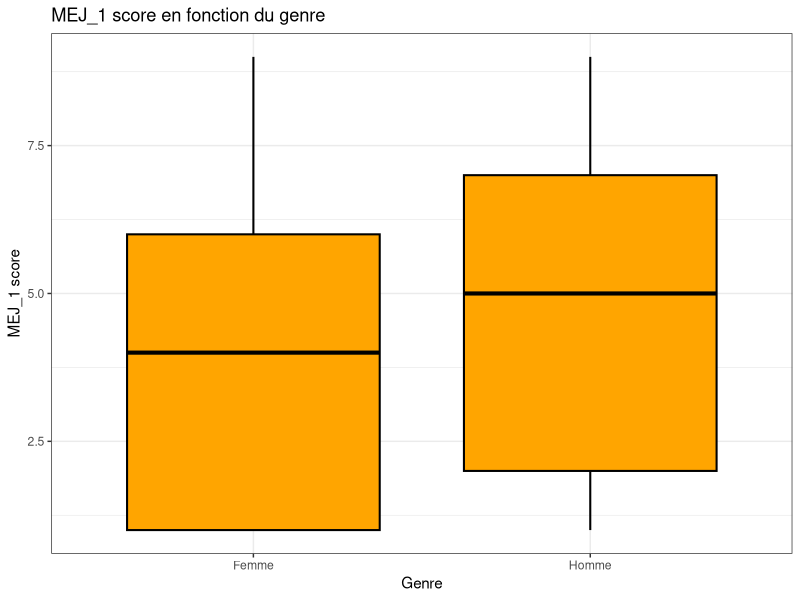
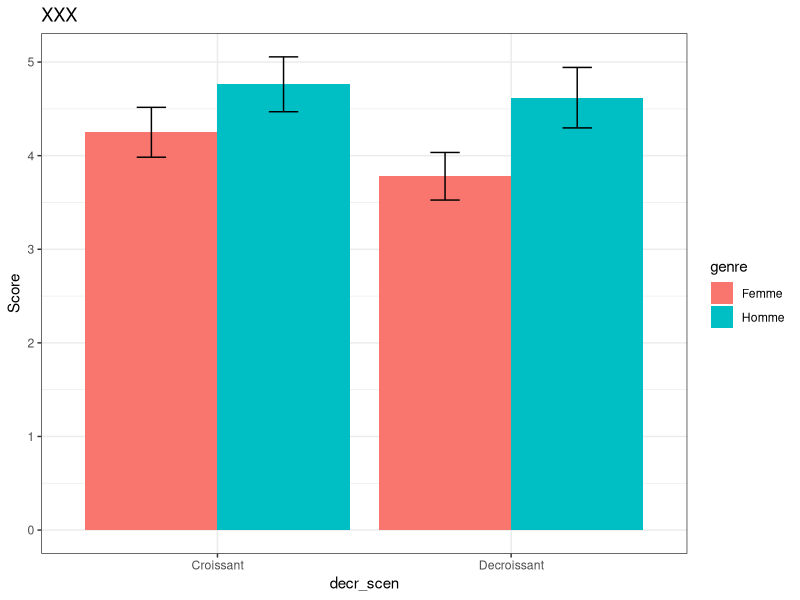
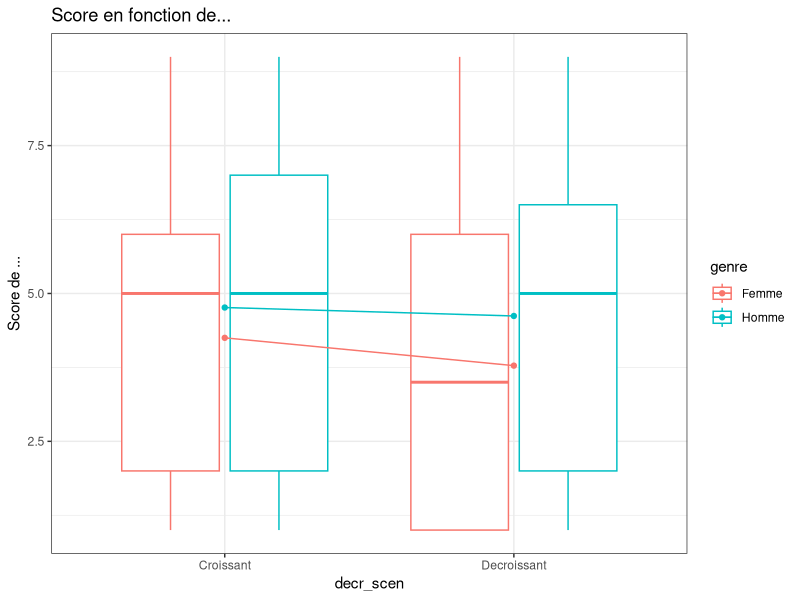
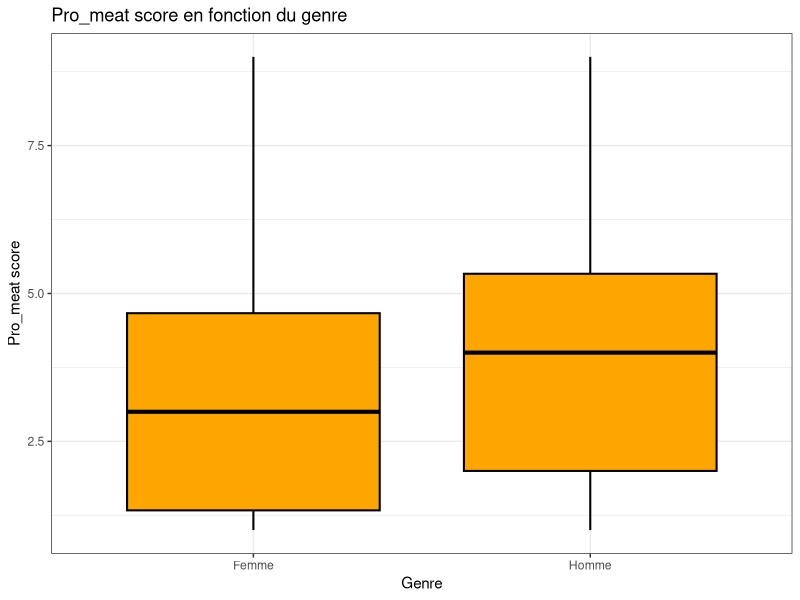
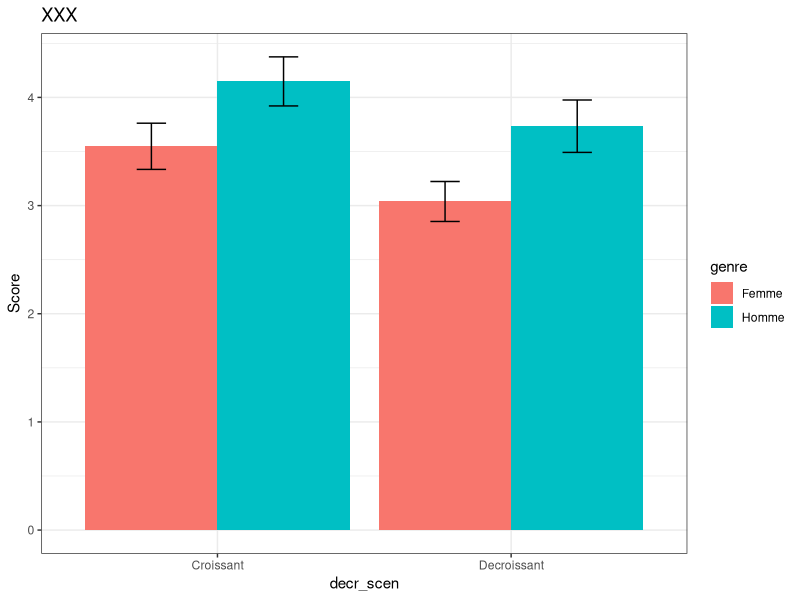
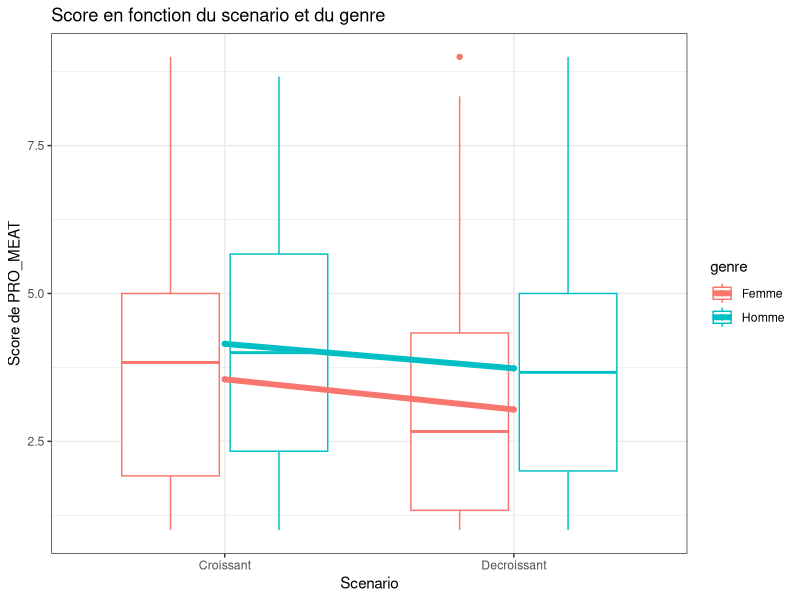
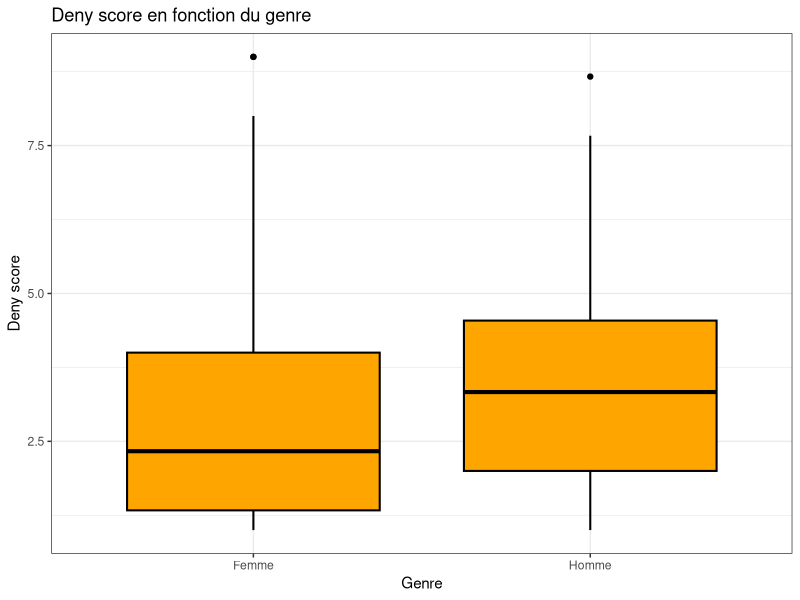
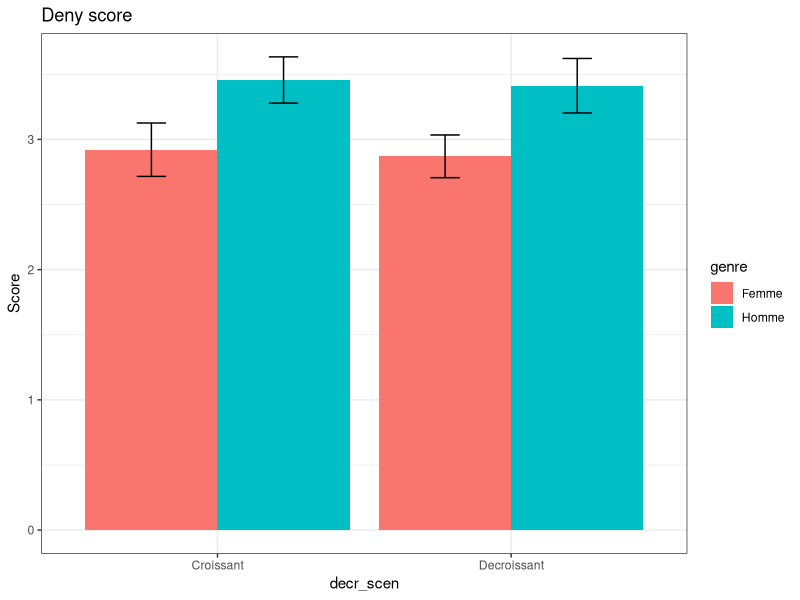

Recreate these plots in R, in order.
## ---- chunk 1
library(tidyverse)

#Visualisation
library(ggplot2)
library(ggthemes)
library(stats)
library(plotrix)
library(psych)

## ---- chunk 2
knitr::opts_chunk$set(echo = TRUE)
## ---- chunk 3
all.dat <- read_csv("../data/final.csv")
## ---- chunk 4
describe(all.dat)
## ---- chunk 5
group_by(all.dat, genre) %>% 
  dplyr::summarise(
    Nombre = n(), 
    Mediane = median(MEJ_1, na.rm = TRUE),
    EcartIQ = IQR(MEJ_1, na.rm = TRUE),
    Moyenne = mean(MEJ_1, na.rm = TRUE)
  )
## ---- chunk 6

all.dat$decr_scen <- is.na(all.dat["manifeste_time_d_First Click"])*1
all.dat$decr_scen <- factor(all.dat$decr_scen, labels = c('Croissant','Decroissant'))
t <- table(all.dat$decr_scen)
t

## ---- chunk 7

mej.dat <- all.dat[grepl( "MEJ_" , names(all.dat))]
all.dat[grepl( "MEJ_" , names(all.dat))][mej.dat == 10] <- NaN
view(all.dat)

## ---- chunk 8
all.dat <- all.dat[all.dat$genre %in% c(1,2),]
all.dat$genre <- factor(all.dat$genre,labels =c('Femme','Homme'))
## ---- chunk 9

MEJ_1.boxplot <- ggplot(all.dat, aes(genre, MEJ_1)) # créer l'objet ainsi que insérer les data
MEJ_1.boxplot + # + ajoute les layers
  geom_boxplot(size = 0.7,  alpha = 1, colour = "black", fill ="orange") + # quelques options du geom
  labs(x = "Genre", y = "MEJ_1 score", title = "MEJ_1 score en fonction du genre")+ # les légendes 
  theme_bw() # un theme pour faire joli
## ---- chunk 10
library(plyr)
df <- ddply(all.dat, c("decr_scen", "genre"), dplyr::summarize,
            Mean = mean(MEJ_1, na.rm=T),
            SE   = std.error(MEJ_1, na.rm=T))
df
## ---- chunk 11
MEJ_1.bar <- ggplot(df, aes(x = decr_scen, y = Mean, fill = genre)) 
MEJ_1.bar +
  geom_bar(stat = "identity", position = "dodge") + 
  ggtitle("XXX") + 
  ylab("Score") +
  geom_errorbar(aes(ymin = Mean-SE, ymax = Mean+SE), width = 0.2, position = position_dodge(0.9)) +
  theme_bw()
## ---- chunk 12
MEJ_1.tab <- ddply(all.dat, .(decr_scen, genre),  # créer l'objet
                     dplyr::summarise, val=mean(MEJ_1, na.rm=T))
MEJ_1.tab # controler l'objet
## ---- chunk 13
interaction.plot <- ggplot(all.dat, aes(x=decr_scen, y=MEJ_1, colour=genre)) 
interaction.plot + 
  geom_boxplot() + 
  geom_point(data = MEJ_1.tab, aes(y = val)) +
  geom_line(data = MEJ_1.tab, aes(y = val, group = genre)) + 
  ggtitle("Score en fonction de...") + ylab("Score de ...") +
  theme_bw()
## ---- chunk 14

all.dat$pro_meat <- rowMeans(all.dat[c("MEJ_1","MEJ_2","MEJ_3")],na.rm=TRUE)
all.dat$deny <- rowMeans(all.dat[c("MEJ_4","MEJ_5","MEJ_6")],na.rm=TRUE)
all.dat$hier_just <- rowMeans(all.dat[c("MEJ_7","MEJ_8","MEJ_9")],na.rm=TRUE)

## ---- chunk 15

MEJ_g1.boxplot <- ggplot(all.dat, aes(genre, pro_meat)) # créer l'objet ainsi que insérer les data
MEJ_g1.boxplot + # + ajoute les layers
  geom_boxplot(size = 0.7,  alpha = 1, colour = "black", fill ="orange") + # quelques options du geom
  labs(x = "Genre", y = "Pro_meat score", title = "Pro_meat score en fonction du genre")+ # les légendes 
  theme_bw() # un theme pour faire joli
## ---- chunk 16
library(plyr)
df <- ddply(all.dat, c("decr_scen", "genre"), dplyr::summarize,
            Mean = mean(pro_meat, na.rm=T),
            SE   = std.error(pro_meat, na.rm=T))
df
## ---- chunk 17
MEJ_g1.bar <- ggplot(df, aes(x = decr_scen, y = Mean, fill = genre)) 
MEJ_g1.bar +
  geom_bar(stat = "identity", position = "dodge") + 
  ggtitle("XXX") + 
  ylab("Score") +
  geom_errorbar(aes(ymin = Mean-SE, ymax = Mean+SE), width = 0.2, position = position_dodge(0.9)) +
  theme_bw()
## ---- chunk 18
MEJ_g1.tab <- ddply(all.dat, .(decr_scen, genre),  # créer l'objet
                     dplyr::summarise, val=mean(pro_meat, na.rm=T))
MEJ_g1.tab # controler l'objet
## ---- chunk 19
interaction.plot <- ggplot(all.dat, aes(x=decr_scen, y=pro_meat, colour=genre)) 
interaction.plot + 
  geom_boxplot() + 
  geom_point(data = MEJ_g1.tab, aes(y = val)) +
  geom_line(data = MEJ_g1.tab, aes(y = val, group = genre),size=2) + 
  ggtitle("Score en fonction du scenario et du genre") + ylab("Score de PRO_MEAT") + xlab("Scenario") +
  theme_bw()
## ---- chunk 20

MEJ_g1.boxplot <- ggplot(all.dat, aes(genre, deny)) # créer l'objet ainsi que insérer les data
MEJ_g1.boxplot + # + ajoute les layers
  geom_boxplot(size = 0.7,  alpha = 1, colour = "black", fill ="orange") + # quelques options du geom
  labs(x = "Genre", y = "Deny score", title = "Deny score en fonction du genre")+ # les légendes 
  theme_bw() # un theme pour faire joli
## ---- chunk 21
library(plyr)
df <- ddply(all.dat, c("decr_scen", "genre"), dplyr::summarize,
            Mean = mean(deny, na.rm=T),
            SE   = std.error(deny, na.rm=T))
df
## ---- chunk 22
MEJ_g1.bar <- ggplot(df, aes(x = decr_scen, y = Mean, fill = genre)) 
MEJ_g1.bar +
  geom_bar(stat = "identity", position = "dodge") + 
  ggtitle("Deny score") + 
  ylab("Score") +
  geom_errorbar(aes(ymin = Mean-SE, ymax = Mean+SE), width = 0.2, position = position_dodge(0.9)) +
  theme_bw()
## ---- chunk 23
MEJ_g1.tab <- ddply(all.dat, .(decr_scen, genre),  # créer l'objet
                     dplyr::summarise, val=mean(deny, na.rm=T))
MEJ_g1.tab # controler l'objet
## ---- chunk 24
interaction.plot <- ggplot(all.dat, aes(x=decr_scen, y=deny, colour=genre)) 
interaction.plot + 
  geom_boxplot() + 
  geom_point(data = MEJ_g1.tab, aes(y = val)) +
  geom_line(data = MEJ_g1.tab, aes(y = val, group = genre),size=2) + 
  ggtitle("Score DENY en fonction du scenario et du genre") + ylab("Score de Deny") + xlab("Scenario") +
  theme_bw()

## ---- chunk 25

MEJ_g1.boxplot <- ggplot(all.dat, aes(genre, hier_just)) # créer l'objet ainsi que insérer les data
MEJ_g1.boxplot + # + ajoute les layers
  geom_boxplot(size = 0.7,  alpha = 1, colour = "black", fill ="orange") + # quelques options du geom
  labs(x = "Genre", y = "Hier_just score", title = "Hier_just score en fonction du genre")+ # les légendes 
  theme_bw() # un theme pour faire joli
## ---- chunk 26
library(plyr)
df <- ddply(all.dat, c("decr_scen", "genre"), dplyr::summarize,
            Mean = mean(hier_just, na.rm=T),
            SE   = std.error(hier_just, na.rm=T))
df
## ---- chunk 27
MEJ_g1.bar <- ggplot(df, aes(x = decr_scen, y = Mean, fill = genre)) 
MEJ_g1.bar +
  geom_bar(stat = "identity", position = "dodge") + 
  ggtitle("HIER_JUST") + 
  ylab("Score") +
  geom_errorbar(aes(ymin = Mean-SE, ymax = Mean+SE), width = 0.2, position = position_dodge(0.9)) +
  theme_bw()
## ---- chunk 28
MEJ_g1.tab <- ddply(all.dat, .(decr_scen, genre),  # créer l'objet
                     dplyr::summarise, val=mean(hier_just, na.rm=T))
MEJ_g1.tab # controler l'objet
## ---- chunk 29
interaction.plot <- ggplot(all.dat, aes(x=decr_scen, y=hier_just, colour=genre)) 
interaction.plot + 
  geom_boxplot() + 
  geom_point(data = MEJ_g1.tab, aes(y = val)) +
  geom_line(data = MEJ_g1.tab, aes(y = val, group = genre),size=2) + 
  ggtitle("Score de Hier_just en fonction du scenario et du genre") + ylab("Score de Hier_just") + xlab("Scenario") +
  theme_bw()
